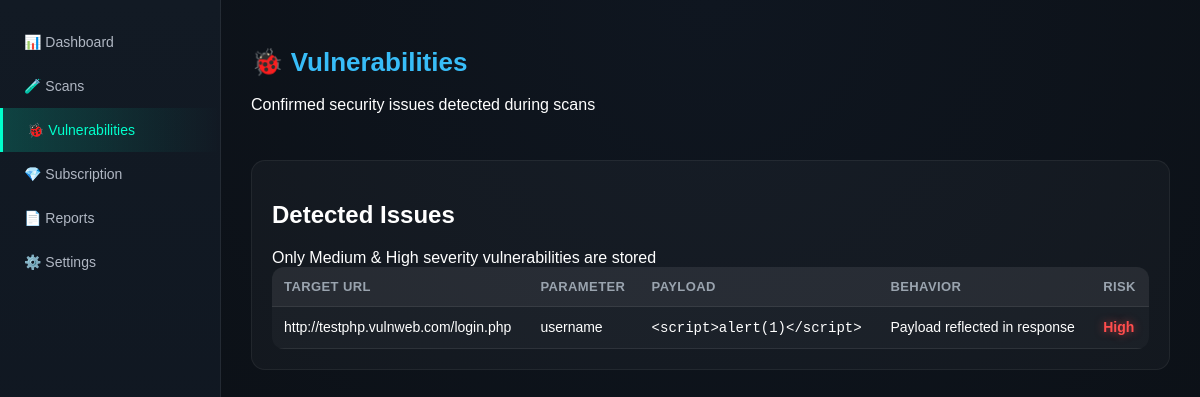
The page /scan/1/vulnerabilities on the database its author committed.
### tables this page shows
CREATE TABLE vulnerabilities (
        id INTEGER PRIMARY KEY AUTOINCREMENT,
        scan_id INTEGER,
        target_url TEXT,
        parameter TEXT,
        payload TEXT,
        behavior TEXT,
        risk TEXT,
        confidence TEXT,
        created_at TEXT
    );

### app.py (the view)
@app.route("/scan/<int:scan_id>/vulnerabilities")
def view_vulnerabilities(scan_id):
    db = get_db()
    vulns = db.execute("""
        SELECT * FROM vulnerabilities
        WHERE scan_id = ?
        ORDER BY id DESC
    """, (scan_id,)).fetchall()
    db.close()
    return render_template(
        "vulnerabilities.html",
        vulnerabilities=vulns
    )

### app.py (called while the page is built)
def get_db():
    conn = sqlite3.connect(
        DB_PATH,
        timeout=30,
        check_same_thread=False
    )
    conn.row_factory = sqlite3.Row
    return conn

@app.before_request
def track_active_users():
    if "username" in session:
        active_users[session["username"]] = datetime.now()
    timeout = datetime.now() - timedelta(minutes=5)
    for user in list(active_users):
        if active_users[user] < timeout:
            del active_users[user]

### templates/vulnerabilities.html (shortened to what this page needs)
<!DOCTYPE html>
<html lang="en">
<head>
  <link rel="stylesheet" href="{{ url_for('static', filename='css/scans.css') }}">
  <link rel="stylesheet" href="{{ url_for('static', filename='css/dashboard.css') }}">
</head>
<body class="dashboard">
<div class="main">
  <aside class="sidebar">
    <a href="/dashboard" class="menu">📊 Dashboard</a>
    <a href="/scans" class="menu">🧪 Scans</a>
    <a href="/vulnerabilities" class="menu active">🐞 Vulnerabilities</a>
    <a href="/subscription" class="menu">💎 Subscription</a>
    <a href="/reports" class="menu">📄 Reports</a>
    <a href="/settings" class="menu">⚙️ Settings</a>
  </aside>
  <main class="content">
    <header class="scan-header">
      <div class="header-left">
        <h1>🐞 Vulnerabilities</h1>
        <p class="header-sub">
          Confirmed security issues detected during scans
        </p>
      </div>
    </header>
    <section class="scan-findings">
      <div class="findings-header">
        <h2>Detected Issues</h2>
        <span class="findings-note">
          Only Medium & High severity vulnerabilities are stored
        </span>
      </div>
      <table>
        <thead>
          <tr>
            <th>Target URL</th>
            <th>Parameter</th>
            <th>Payload</th>
            <th>Behavior</th>
            <th>Risk</th>
          </tr>
        </thead>
        <tbody>
        {% if vulnerabilities %}
          {% for v in vulnerabilities %}
          <tr>
            <td>{{ v.target_url }}</td>
            <td>{{ v.parameter }}</td>
            <td><code>{{ v.payload }}</code></td>
            <td>{{ v.behavior }}</td>
            <td>
              <span class="risk {{ v.risk|lower }}">
                {{ v.risk }}
              </span>
            </td>
          </tr>
          {% endfor %}
        {% else %}
          <tr>
            <td colspan="5" style="text-align:center; opacity:0.6;">
              No vulnerabilities found yet
            </td>
          </tr>
        {% endif %}
        </tbody>
      </table>
    </section>
  </main>
</div>
</body>
</html>

### static/css/scans.css (style rules this page uses)
.scan-header { display: flex; justify-content: space-between; align-items: center; margin-bottom: 30px; }
.scan-header h1 { font-size: 26px; color: #38bdf8; }
.risk.high { color: #ef4444; }
table { width: 100%; border-collapse: collapse; background: rgba(255,255,255,0.03); border-radius: 12px; overflow: hidden; }
th, td { padding: 14px; border-bottom: 1px solid rgba(255,255,255,0.06); font-size: 13px; }
th { text-align: left; color: #93c5fd; background: rgba(255,255,255,0.05); }
.scan-findings { background: rgba(255,255,255,0.03); padding: 20px; border-radius: 14px; border: 1px solid rgba(255,255,255,0.06); }

### static/css/dashboard.css (style rules this page uses)
body.dashboard { margin: 0; font-family: Arial, sans-serif; background: #0b0f14; color: #ffffff; }
.main { display: flex; height: calc(100vh - 60px); }
.sidebar { width: 220px; background: linear-gradient(180deg, #121a24, #0f1620); padding-top: 20px; border-right: 1px solid rgba(255,255,255,0.08); }
.menu { display: block; padding: 14px 24px; color: #b0b7c3; text-decoration: none; font-size: 14px; transition: all 0.2s ease; }
.menu.active { background: linear-gradient(90deg, rgba(0,255,204,0.18), transparent); border-left: 3px solid #00ffcc; color: #00ffcc; }
.content { flex: 1; padding: 30px; overflow-y: auto; background: radial-gradient(circle at top, #0f1620, #0b0f14); }
.risk.high { color: #ff4d4d; text-shadow: 0 0 8px rgba(255,77,77,0.5); }
table { width: 100%; border-collapse: collapse; }
th { padding: 12px; text-align: left; font-size: 13px; color: #9aa4af; letter-spacing: 0.4px; text-transform: uppercase; border-bottom: 1px solid rgba(255,255,255,0.12); }
td { padding: 12px; font-size: 14px; border-bottom: 1px solid rgba(255,255,255,0.08); }
.sidebar { width: 220px; flex-shrink: 0; }
.risk.high { color: #ff4d4d; font-weight: 600; text-shadow: 0 0 8px rgba(255, 77, 77, 0.6); }

### rows shown on the page
vulnerabilities: target_url "http://testphp.vulnweb.com/login.php", parameter "username", payload "<script>alert(1)</script>", behavior "Payload reflected in response", risk "High"
